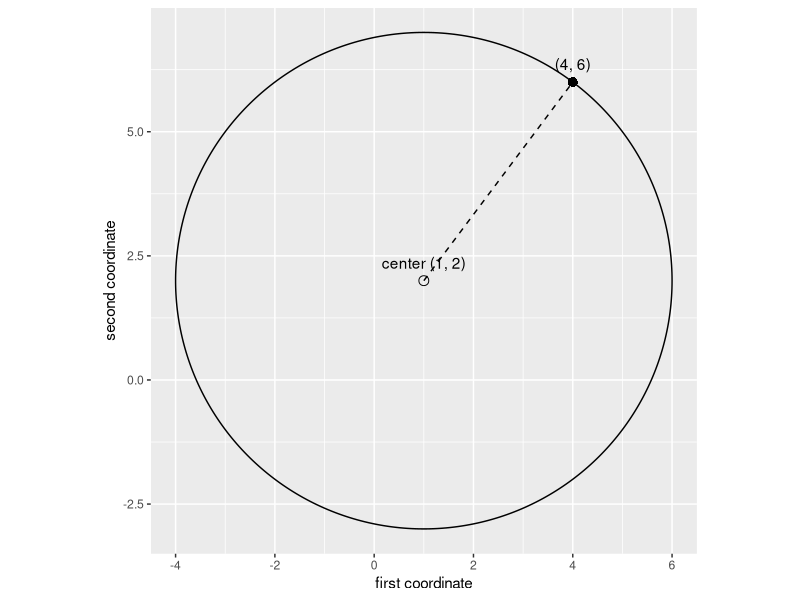

This figure's R source:
## ---- chunk 1
#| label: circle-example-plot
#| code-fold: true
#| fig-alt: >-
#|   A circle of radius 5 around the point (1, 2), drawn on equal axes. A
#|   hollow dot marks the center (1, 2), a solid dot marks the point (4, 6)
#|   on the circle, and a dashed segment of length 5 joins them.
#| fig-height: 4.5
#| fig-width: 4.5
# The circle with center (1, 2) and radius 5, traced by its angle.
angle <- seq(0, 2 * pi, length.out = 400)
circle <- tibble::tibble(
  x1 = 1 + 5 * cos(angle),
  x2 = 2 + 5 * sin(angle)
)
marks <- tibble::tribble(
  ~x1, ~x2, ~label, ~kind,
  1, 2, "center (1, 2)", "center",
  4, 6, "(4, 6)", "on the circle"
)
radius <- tibble::tibble(x1 = 1, x2 = 2, x1_end = 4, x2_end = 6)
shapes <- c(center = 1, "on the circle" = 16)

circle |>
  ggplot2::ggplot() +
  ggplot2::aes(x = x1, y = x2) +
  ggplot2::geom_path() +
  ggplot2::geom_segment(
    data = radius,
    mapping = ggplot2::aes(xend = x1_end, yend = x2_end),
    linetype = "dashed"
  ) +
  ggplot2::geom_point(
    data = marks,
    mapping = ggplot2::aes(shape = kind),
    size = 3
  ) +
  ggplot2::geom_text(
    data = marks,
    mapping = ggplot2::aes(label = label),
    vjust = -1
  ) +
  ggplot2::scale_shape_manual(values = shapes, guide = "none") +
  ggplot2::coord_fixed() +
  ggplot2::labs(x = "first coordinate", y = "second coordinate")
